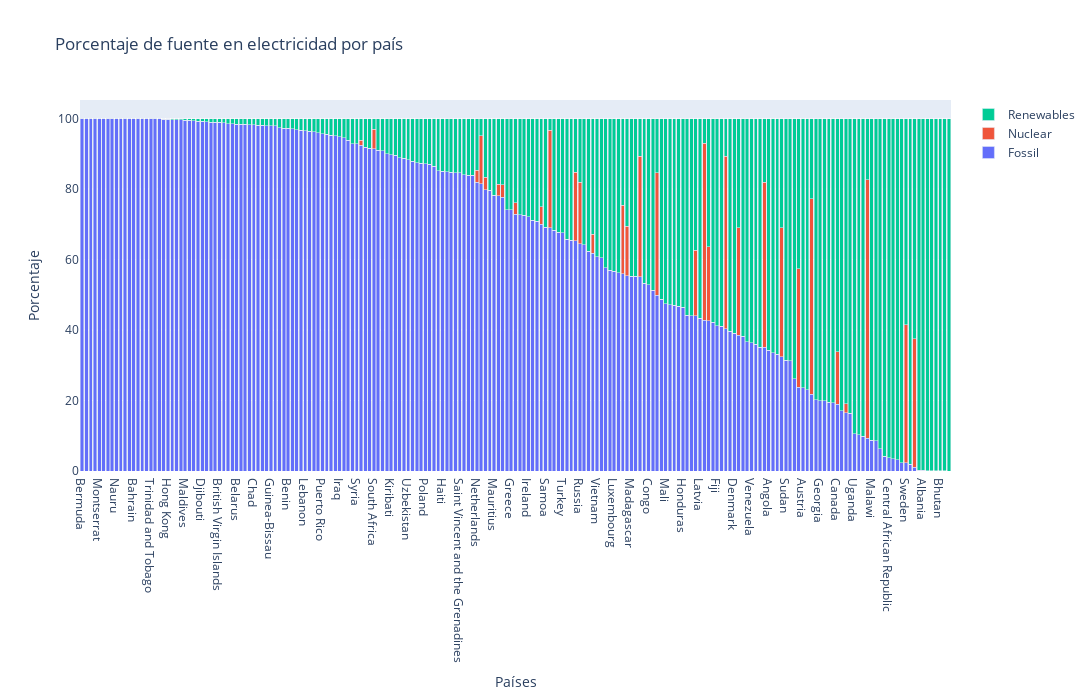

Notebook code for this chart:
### Markdown cell above
# ¿Comó es el perfil energético para electricidad en cada país?

### Code cell
# Se ordena segun el porcentaje fosil
wec_mundo = wec_medias.sort_values('fossil_share_elec', ascending=False)
fig = go.Figure()
fig.add_trace(go.Bar(x=wec_mundo['country'], y=wec_mundo['fossil_share_elec'], name='Fossil'))
fig.add_trace(go.Bar(x=wec_mundo['country'], y=wec_mundo['nuclear_share_elec'], name='Nuclear'))
fig.add_trace(go.Bar(x=wec_mundo['country'], y=wec_mundo['renewables_share_elec'], name='Renewables'))
fig.update_layout(barmode='stack',xaxis_title='Países',yaxis_title='Porcentaje',title='Porcentaje de fuente en electricidad por país',height=700, width=1200,)
fig.show()

### Figure 1 — Plotly figure (JSON) as saved in the notebook; plotly's stock layout.template omitted (floating-point values rounded to 4 significant figures; data arrays with more than 128 entries replaced by an {"elided": "..."} marker saying what was removed)
{"data": [{"name": "Fossil", "type": "bar", "x": {"elided": "203 str values"}, "y": {"elided": "203 float values"}}, {"name": "Nuclear", "type": "bar", "x": {"elided": "203 str values"}, "y": {"elided": "203 float values"}}, {"name": "Renewables", "type": "bar", "x": {"elided": "203 str values"}, "y": {"elided": "203 float values"}}], "layout": {"barmode": "stack", "height": 700, "title": {"text": "Porcentaje de fuente en electricidad por país"}, "width": 1200, "xaxis": {"title": {"text": "Países"}}, "yaxis": {"title": {"text": "Porcentaje"}}}}
